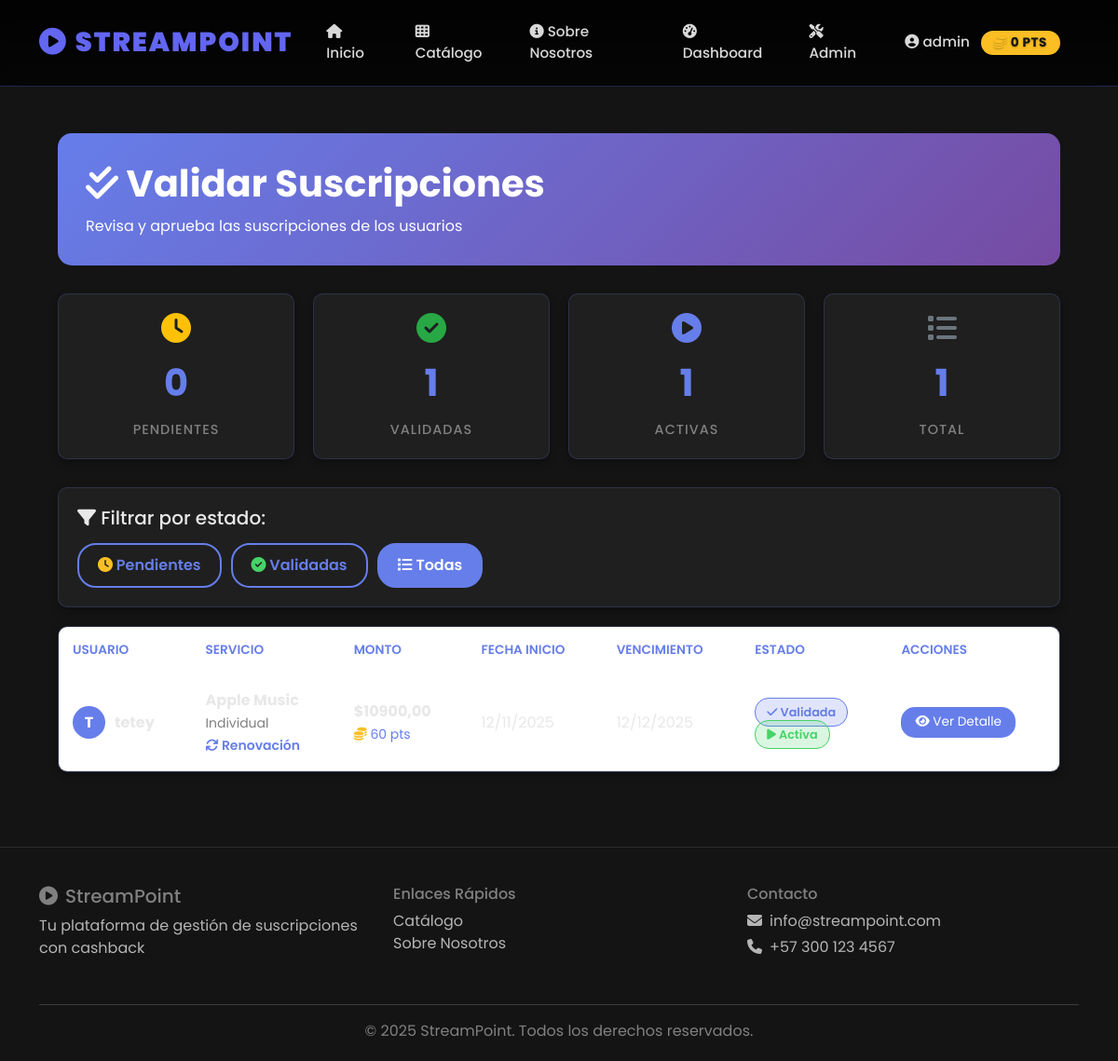
Page /management/validar-suscripciones/?estado=todas (signed in) on the earlier database version.
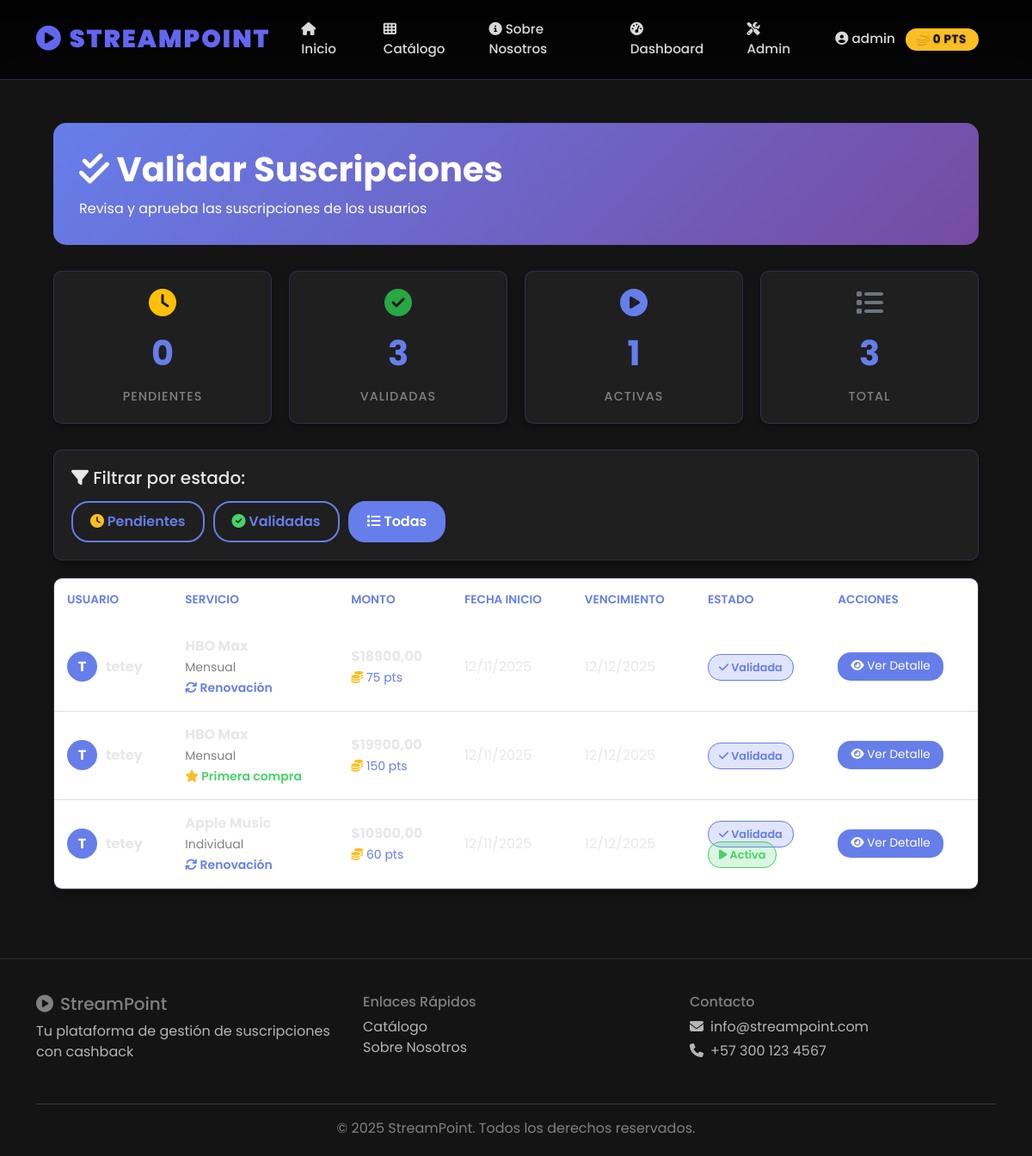
Same page on the later database version.
### core_user/models.py (models this page shows, shortened)
class Suscripcion(models.Model):
    ESTADO_CHOICES = [
        ('pendiente', 'Pendiente de validación'),
        ('activa', 'Activa'),
        ('vencida', 'Vencida'),
        ('cancelada', 'Cancelada'),
    ]
    METODO_PAGO_CHOICES = [
        ('tarjeta', 'Tarjeta de crédito/débito'),
        ('pse', 'PSE'),
        ('efectivo', 'Efectivo'),
        ('puntos', 'Canje de puntos'),
    ]
    usuario = models.ForeignKey(User, on_delete=models.CASCADE, related_name='suscripciones')
    plan = models.ForeignKey(PlanSuscripcion, on_delete=models.CASCADE)
    fecha_creacion = models.DateTimeField(auto_now_add=True)
    fecha_inicio = models.DateField()
    fecha_vencimiento = models.DateField()
    estado = models.CharField(max_length=20, choices=ESTADO_CHOICES, default='pendiente')
    validada = models.BooleanField(default=False, help_text="¿La compra ha sido validada por un admin?")
    fecha_validacion = models.DateTimeField(null=True, blank=True)
    metodo_pago = models.CharField(max_length=20, choices=METODO_PAGO_CHOICES)
    monto_pagado = models.DecimalField(max_digits=10, decimal_places=2)
    puntos_otorgados = models.IntegerField(default=0, help_text="Puntos de cashback otorgados")
    es_primera_compra = models.BooleanField(default=False)
    email_servicio = models.EmailField(help_text="Email usado en el servicio de streaming")
    usuario_servicio = models.CharField(max_length=200, blank=True, help_text="Nombre de usuario en el servicio (Netflix, Spotify, etc.)")
    notas = models.TextField(blank=True)
    class Meta:
        verbose_name_plural = "Suscripciones"
        ordering = ['-fecha_creacion']
        indexes = [
            models.Index(fields=['usuario', 'estado']),
            models.Index(fields=['fecha_vencimiento']),
            models.Index(fields=['-fecha_creacion']),
            models.Index(fields=['validada', 'estado']),
        ]

### core_public/models.py (models this page shows, shortened)
class PlanSuscripcion(models.Model):
    DURACION_CHOICES = [
        ('mensual', 'Mensual'),
        ('trimestral', 'Trimestral'),
        ('semestral', 'Semestral'),
        ('anual', 'Anual'),
    ]
    servicio = models.ForeignKey(ServicioStreaming, on_delete=models.CASCADE, related_name='planes')
    nombre = models.CharField(max_length=100, help_text="Ej: Básico, Premium, Familiar")
    precio = models.DecimalField(max_digits=10, decimal_places=2)
    duracion = models.CharField(max_length=20, choices=DURACION_CHOICES, default='mensual')
    caracteristicas = models.JSONField(default=list, help_text="Lista de características del plan")
    puntos_primera_compra = models.IntegerField(default=100, help_text="Puntos por primera compra")
    puntos_renovacion = models.IntegerField(default=50, help_text="Puntos por cada renovación")
    activo = models.BooleanField(default=True)
    class Meta:
        verbose_name_plural = "Planes de Suscripción"
        ordering = ['servicio', 'precio']

class ServicioStreaming(models.Model):
    nombre = models.CharField(max_length=100, unique=True)
    categoria = models.ForeignKey(CategoriaStreaming, on_delete=models.CASCADE, related_name='servicios')
    logo_url = models.URLField(blank=True, help_text="URL del logo del servicio")
    descripcion = models.TextField()
    sitio_web = models.URLField()
    activo = models.BooleanField(default=True)
    fecha_creacion = models.DateTimeField(auto_now_add=True)
    class Meta:
        verbose_name_plural = "Servicios de Streaming"
        ordering = ['nombre']

### core_admin/views.py (the view)
# urls.py: path('validar-suscripciones/', views.validar_suscripciones, name='validar_suscripciones'),
@staff_member_required
def validar_suscripciones(request):
    estado_filtro = request.GET.get('estado', 'pendiente')
    if estado_filtro == 'todas':
        suscripciones = Suscripcion.objects.all()
    elif estado_filtro == 'pendiente':
        suscripciones = Suscripcion.objects.filter(
            validada=False,
            estado='pendiente'
        )
    elif estado_filtro == 'validadas':
        suscripciones = Suscripcion.objects.filter(
            validada=True
        )
    else:
        suscripciones = Suscripcion.objects.filter(
            validada=False,
            estado='pendiente'
        )
    suscripciones = suscripciones.select_related(
        'usuario', 'plan', 'plan__servicio'
    ).order_by('-fecha_creacion')
    stats = {
        'pendientes': Suscripcion.objects.filter(validada=False, estado='pendiente').count(),
        'validadas': Suscripcion.objects.filter(validada=True).count(),
        'activas': Suscripcion.objects.filter(estado='activa').count(),
        'total': Suscripcion.objects.count(),
    }
    context = {
        'suscripciones': suscripciones,
        'estado_filtro': estado_filtro,
        'stats': stats,
    }
    return render(request, 'admin_custom/validar_suscripciones.html', context)

### core_user/templatetags/user_extras.py (called while the page is built)
@register.filter
def puntos_disponibles(user):
    if not user.is_authenticated:
        return 0
    perfil, created = PerfilUsuario.objects.get_or_create(user=user)
    return perfil.puntos_disponibles

### core_admin/templates/admin_custom/validar_suscripciones.html (shortened to what the changed rows need)
{% extends 'base.html' %}
{% load static %}
{% block content %}
<div class="admin-container">
    <div class="page-header">
        <h1><i class="fas fa-check-double"></i> Validar Suscripciones</h1>
    </div>
    <div class="stats-grid">
        <div class="stat-card">
            <i class="fas fa-check-circle" style="font-size: 2rem; color: #28a745;"></i>
            <div class="stat-number">{{ stats.validadas }}</div>
            <div class="stat-label">Validadas</div>
        </div>
        <div class="stat-card">
            <i class="fas fa-list" style="font-size: 2rem; color: #6c757d;"></i>
            <div class="stat-number">{{ stats.total }}</div>
            <div class="stat-label">Total</div>
        </div>
    </div>
    {% if suscripciones %}
    <div class="suscripciones-table">
        <table class="table">
            <thead>
                <tr>
                    <th>Usuario</th>
                    <th>Servicio</th>
                    <th>Monto</th>
                    <th>Fecha Inicio</th>
                    <th>Vencimiento</th>
                    <th>Estado</th>
                    <th>Acciones</th>
                </tr>
            </thead>
            <tbody>
                {% for suscripcion in suscripciones %}
                <tr>
                    <td>
                        <div class="user-info">
                            <div class="user-avatar">
                                {{ suscripcion.usuario.username|slice:":1"|upper }}
                            </div>
                            <div>
                                <strong>{{ suscripcion.usuario.username }}</strong><br>
                            </div>
                        </div>
                    </td>
                    <td>
                        <strong>{{ suscripcion.plan.servicio.nombre }}</strong><br>
                        <small style="color: var(--netflix-light-gray);">{{ suscripcion.plan.nombre }}</small>
                        <br>
                        {% if suscripcion.es_primera_compra %}
                            <small style="color: #46d369; font-weight: 600;">
                                <i class="fas fa-star"></i> Primera compra
                            </small>
                        {% else %}
                            <small style="color: #667eea; font-weight: 600;">
                                <i class="fas fa-sync"></i> Renovación
                            </small>
                        {% endif %}
                    </td>
                    <td>
                        <strong>${{ suscripcion.monto_pagado|floatformat:2 }}</strong>
                        <br>
                        <small style="color: #667eea;">
                            <i class="fas fa-coins"></i>
                            {% if suscripcion.es_primera_compra %}
                                {{ suscripcion.plan.puntos_primera_compra }}
                            {% else %}
                                {{ suscripcion.plan.puntos_renovacion }}
                            {% endif %}
                            pts
                        </small>
                    </td>
                    <td>{{ suscripcion.fecha_inicio|date:"d/m/Y" }}</td>
                    <td>{{ suscripcion.fecha_vencimiento|date:"d/m/Y" }}</td>
                    <td>
                        {% if suscripcion.validada %}
                            <span class="badge-estado badge-validada">
                                <i class="fas fa-check"></i> Validada
                            </span>
                            <br>
                            {% if suscripcion.estado == 'activa' %}
                                <span class="badge-estado badge-activa" style="margin-top: 5px;">
                                    <i class="fas fa-play"></i> Activa
                                </span>
                            {% endif %}
                        {% else %}
                            <span class="badge-estado badge-pendiente">
                                <i class="fas fa-clock"></i> Pendiente
                            </span>
                        {% endif %}
                    </td>
                    <td>
                        <a href="{% url 'admin_custom:validar_suscripcion_accion' suscripcion.id %}" class="btn-action btn-ver">
                            <i class="fas fa-eye"></i> Ver Detalle
                        </a>
                    </td>
                </tr>
                {% endfor %}
            </tbody>
        </table>
    </div>
    {% endif %}
</div>
{% endblock %}

Differences in the rows shown:
added Suscripcion: usuario.username "T", usuario.username "tetey", plan.servicio.nombre "HBO Max", plan.nombre "Mensual", es_primera_compra False (drawn), monto_pagado "18900,00", plan.puntos_renovacion "75", fecha_inicio "12/11/2025", fecha_vencimiento "12/12/2025", validada True (drawn)
added Suscripcion: usuario.username "T", usuario.username "tetey", plan.servicio.nombre "HBO Max", plan.nombre "Mensual", es_primera_compra True (drawn), monto_pagado "19900,00", plan.puntos_primera_compra "150", fecha_inicio "12/11/2025", fecha_vencimiento "12/12/2025", validada True (drawn)
Other differences:
{{ stats.validadas }}: "1" → "3"
{{ stats.total }}: "1" → "3"
